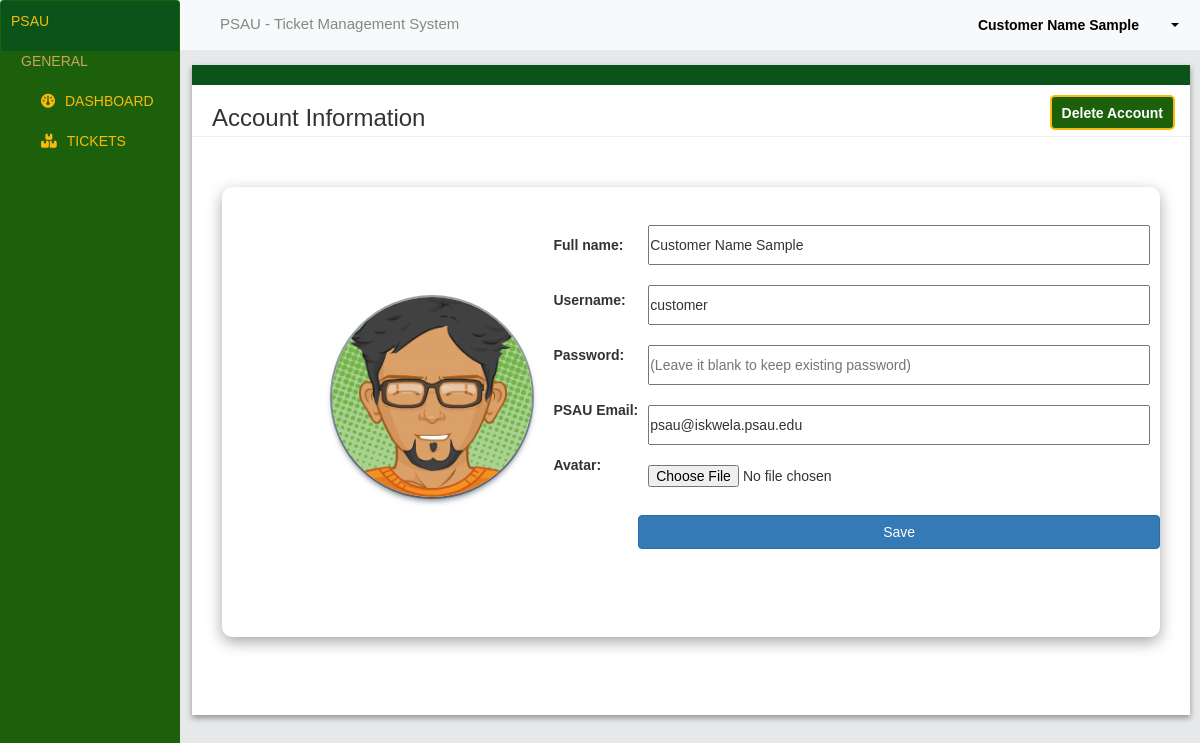
The page /customer/manage_account/index.php (signed in) on the database its author committed.
### tables this page shows
CREATE TABLE `users` (
  `id` int(11) NOT NULL,
  `username` varchar(255) NOT NULL,
  `password` varchar(255) NOT NULL,
  `full_name` varchar(60) NOT NULL,
  `image` text NOT NULL,
  `psau_email` varchar(60) NOT NULL,
  `role` enum('customer','staff','admin') NOT NULL,
  `department` text NOT NULL
);

### customer/manage_account/index.php (the view, shortened to what this page needs)
<?php
    include '../../connectivity.php';
$user_id = $_SESSION['id'];
$sql = "SELECT id, full_name, password, username, psau_email, image FROM users WHERE id = ?";
$stmt = $conn->prepare($sql);
$stmt->bind_param("i", $user_id);
$stmt->execute();
$result = $stmt->get_result();
if ($result->num_rows > 0) {
    $row = $result->fetch_assoc();
    $full_name = $row['full_name'];
} else {
    $full_name = "Unknown";
    $username = "";
    $psau_email = "";
    $image = null;
}
?>
<!DOCTYPE html>
<html lang="en">
<head>
    <link rel="stylesheet" href="https://cdnjs.cloudflare.com/ajax/libs/font-awesome/6.5.2/css/all.min.css"
 />
    <link rel="stylesheet" href="https://maxcdn.bootstrapcdn.com/bootstrap/3.4.1/css/bootstrap.min.css">
    <link rel="stylesheet" href="https://cdn.datatables.net/1.13.4/css/dataTables.bootstrap5.min.css" />
    <link rel="stylesheet" href="../../css/admin-ui.css" />
</head>
<body>
    <div class="navbar">
        <div class="home-nav">
            <p>PSAU</p>
        </div>
        <ul>
            <p class="sub-title">General</p>
            <li class="dash"><a href="http://localhost/psau4/customer/index.php"><i class="fa-solid fa-gauge"></i>Dashboard</a></li>
            <li><a href="http://localhost/psau4/customer/ticket-view.php"><i class="fa-solid fa-boxes-stacked"></i>Tickets</a></li>
        </ul>
    </div>
    <div class="header">
        <div class="header-title">
            <p>PSAU - Ticket Management System</p>
        </div>
        <div class="account-header">
            <div class="dropdown">
                <button class="btn dropdown-toggle" type="button" data-toggle="dropdown">
                    <div class="button-container"><p class="fullname"><?php echo $full_name; ?></p>
                    <span class="caret"></span></div>
                </button>
            </div>
        </div>
    </div>
    <div class="content" style="min-height: 650px; height:auto;">
        <div class="content_design">a</div>
        <div class="conten_text">
            <h3>Account Information</h3>
            <a href="javascript:void(0);" onclick="delete_rec(<?php echo $row['id']; ?>);"><button>Delete Account</button></a>
        </div>
        <hr class="hr_content">
        <div>
            <div class="openAgent-container">
                <div class="avatar-container" >
                    <img id="avatar-preview" src="../../img/<?php echo $row['image']; ?>" alt="">
                </div>
                <div class="label-container">
                    <form action="update-account-admin.php" method="post">
                        <div class="form-group">
                            <label for="name">Full name:</label>
                            <label for="">Username:</label>
                            <label for="">Password:</label>
                            <label for="">PSAU Email:</label>
                            <label for="">Avatar:</label>
                        </div>
                        </div>
                        <div class="input-container">
                                <input type="text" name="full_name" value="<?= $row['full_name'] ?>">
                                <input type="text" name="username" value="<?= $row['username'] ?>">
                                <input type="text" name="password" value="" placeholder="(Leave it blank to keep existing password)">
                                <input type="text" name="psau_email" value="<?= $row['psau_email'] ?>">
                                <input type="file" id="image-input" name="image">
                                <button type="submit" class="btn btn-primary">Save</button>
                        </div>
                </div>
            </div>
        </div>
</body>
</html>

### css/admin-ui.css (style rules this page uses)
* { margin: 0; padding: 0; box-sizing: border-box; font-family: "Poppins", sans-serif; }
body { background-color: #E6E8EA; }
.navbar { background-color: #1C600B; width: 15%; top: 0; margin: 0%; position: relative; display: flex; flex-direction: column; height: 200vh; color: white; font-family: "Oswald", sans-serif; font-weight: 500; position:fixed; padding-bottom: 100px; text-transform: uppercase; }
.home-nav { background: #0A5419; padding: 10px; color: #FBBA09; }
.sub-title { padding-left: 20px; cursor: default; }
ul { padding: 0; color: #C4A759; }
ul li { list-style: none; transition: background-color 0.5s; }
ul li a { display: block; padding-left: 40px; text-decoration: none; line-height: 40px; color: #FBBA09; font-size: 20; transition: .3s; }
ul li a i { margin-right: 10px; }
.header { display: flex; flex-direction: row; justify-content: space-between; background-color: #F8F9FA; height: 50px; margin-left: 15%; position: fixed; top: 0; width: 85%; z-index: 100; transition: 300ms; }
.header-title { text-align:start ; font-size: 15px; color: #868787; flex: 1; padding: 13px; padding-left: 40px; }
.account-header { flex: 1; text-align: end; padding: 9px; }
.dropdown .btn { border: none; background-color: #F8F9FA; color: black; font-weight: bold; }
.content { display: flex; flex-direction: column; margin-top: 65px; margin-left: 16%; margin-right: 10px; box-shadow: rgba(0, 0, 0, 0.16) 0px 3px 6px, rgba(0, 0, 0, 0.23) 0px 3px 6px; font-family: "Poppins", sans-serif; background-color: #FFFFFF; }
.content_design { color: #0A5419 ; background-color: #0A5419; }
.conten_text { display: flex; flex-direction: row; justify-content: space-between; margin-left: 20px; font-size: 2rem; font-weight: 700; }
.conten_text a button { text-decoration: none; color: white; font-weight: light; font-size: 14px; padding: 5px; padding-left: 10px; padding-right: 10px; margin-right: 15px; background-color: #1C600B; border-radius: 5px; width: auto; height: 35px; margin-top: 10px; border: 2px solid #FBBA09; }
.hr_content { margin-top: -5px; background-color: #EEEEEE; margin-top: 5 px; }
.form-group { display: flex; flex-direction: column; align-items: flex-start; margin-left: 50px; }
.form-group label { margin-bottom: 5px; }
label, input { height: 40px; }
.button-container { position: relative; display: inline-block; height: 10px; }
.fullname { display: inline-block; margin-right: 40px; }
.caret { position: absolute; top: 50%; transform: translateY(-50%); right: 0; margin-top: 5px; }
.openAgent-container { display: flex; flex-direction: row; box-shadow: rgba(0, 0, 0, 0.35) 0px 5px 15px; margin: 30px; border-radius: 10px; height: 450px; }
.avatar-container { width: 30%; }
.avatar-container img { margin:110px 50px 100px 110px; border-radius: 50%; box-shadow: rgba(6, 24, 44, 0.4) 0px 0px 0px 2px, rgba(6, 24, 44, 0.65) 0px 4px 6px -1px, rgba(255, 255, 255, 0.08) 0px 1px 0px inset; }
.label-container { width: auto; margin-top: 38px; }
.label-container label { margin-top: 10px; }
.input-container { flex: 1; display: flex; flex-direction: column; margin-top: 28px; }
.input-container input, .input-container select { margin-top: 20px; margin: 10px; }

### rows shown on the page
users: full_name "Customer Name Sample", image (picture), username "customer", psau_email "psau@iskwela.psau.edu"
